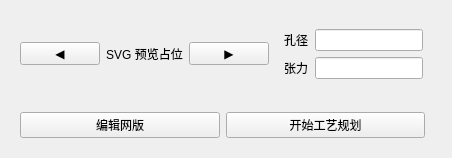
<?xml version="1.0" encoding="UTF-8"?>
<ui version="4.0">
    <class>LayeringPage</class>
    <widget class="QWidget" name="LayeringPage">
    <layout class="QVBoxLayout" name="verticalLayout_layering">
        <!-- Canvas: Left SVG Display + Pagination Buttons -->
        <item stretch="10">
            <widget class="QWidget" name="layeringCanvas">
                <layout class="QHBoxLayout" name="canvasLayout">
                <item>
                    <widget class="QPushButton" name="prevLayerButton">
                        <property name="text">
                            <string>◀</string>
                        </property>
                    </widget>
                </item>
                <item>
                    <widget class="QLabel" name="svgPreview">
                        <property name="text">
                            <string>SVG 预览占位</string>
                        </property>
                        <property name="alignment">
                            <set>Qt::AlignCenter</set>
                        </property>
                    </widget>
                </item>
                <item>
                    <widget class="QPushButton" name="nextLayerButton">
                        <property name="text">
                            <string>▶</string>
                        </property>
                    </widget>
                </item>
                <item>
                    <widget class="QWidget" name="parametersPanel">
                        <layout class="QFormLayout" name="paramsForm">
                            <item row="0" column="0">
                                <widget class="QLabel" name="labelAperture">
                                    <property name="text">
                                        <string>孔径</string>
                                    </property>
                                </widget>
                            </item>
                            <item row="0" column="1">
                                <widget class="QLineEdit" name="apertureLineEdit"/>
                            </item>
                            <item row="1" column="0">
                                <widget class="QLabel" name="labelTension">
                                    <property name="text">
                                        <string>张力</string>
                                    </property>
                                </widget>
                            </item>
                            <item row="1" column="1">
                                <widget class="QLineEdit" name="tensionLineEdit"/>
                            </item>
                        </layout>
                    </widget>
                </item>
                </layout>
            </widget>
        </item>

        <!-- Control Panel -->
        <item stretch="1">
            <widget class="QWidget" name="controlBar_layering">
                <layout class="QHBoxLayout" name="controlLayout_layering">
                <item>
                    <widget class="QPushButton" name="editLayerButton">
                        <property name="text">
                            <string>编辑网版</string>
                        </property>
                    </widget>
                </item>
                <item>
                    <widget class="QPushButton" name="startProcessButton">
                        <property name="text">
                            <string>开始工艺规划</string>
                        </property>
                    </widget>
                </item>
                <item>
                    <spacer name="controlSpacer_layering">
                    <property name="orientation">
                        <enum>Qt::Horizontal</enum>
                    </property>
                    </spacer>
                </item>
                </layout>
            </widget>
        </item>
    </layout>
    </widget>
<resources/>
<connections/>
</ui>
